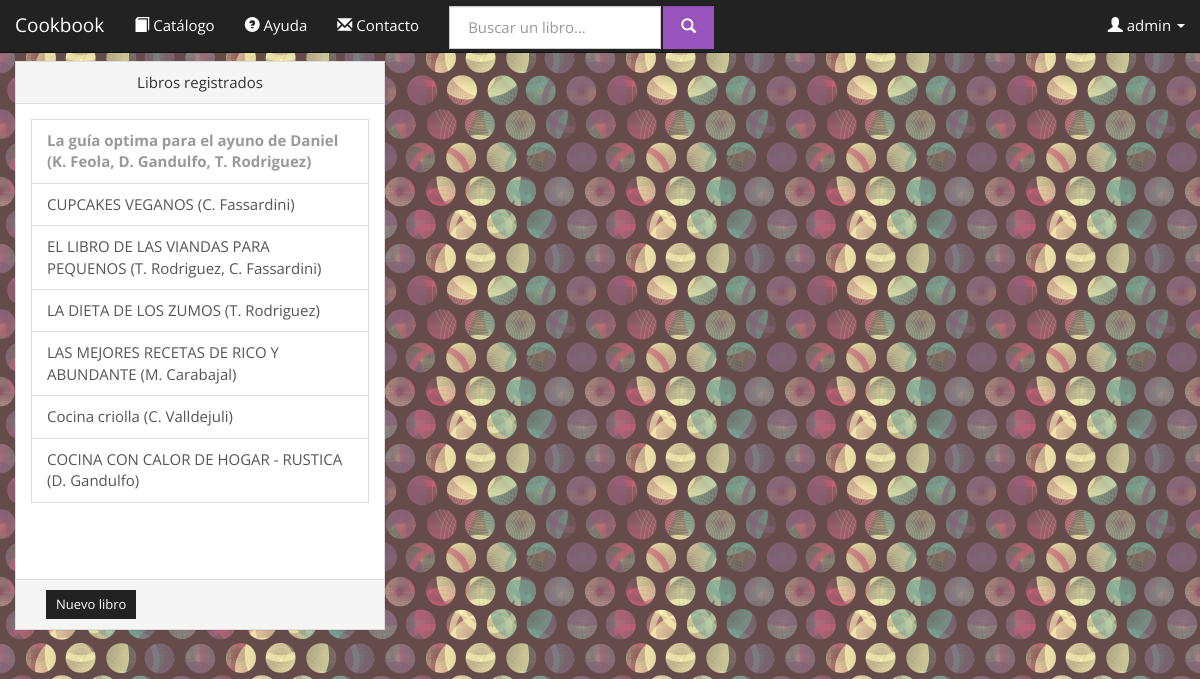
The app's page /cookbooks.com.ar/admin_books.php (signed in) with its own data.
### tables this page shows
CREATE TABLE IF NOT EXISTS `usuarios` (
  `username` varchar(30) NOT NULL,
  `password` varchar(30) NOT NULL,
  `nombre` varchar(30) DEFAULT NULL,
  `apellido` varchar(30) DEFAULT NULL,
  `direccion` varchar(50) DEFAULT NULL,
  `mail` varchar(30) DEFAULT NULL,
  `telefono` varchar(12) DEFAULT NULL,
  `admin` tinyint(1) NOT NULL,
  `fecha_alta` date NOT NULL,
  `fecha_nac` date DEFAULT NULL,
  `enabled` tinyint(1) NOT NULL,
  PRIMARY KEY (`username`)
);

CREATE TABLE IF NOT EXISTS `libros` (
  `ISBN` varchar(10) NOT NULL DEFAULT '',
  `titulo` varchar(50) NOT NULL DEFAULT '',
  `IDIOMA` varchar(40) NOT NULL DEFAULT '',
  `paginas` int(11) NOT NULL DEFAULT '0',
  `precio` float NOT NULL DEFAULT '0',
  `fecha` date NOT NULL DEFAULT '0000-00-00',
  `etiquetas` varchar(100) NOT NULL DEFAULT '',
  `texto` text,
  `tapa` text,
  `eliminado` tinyint(1) NOT NULL DEFAULT '0',
  `hidden` tinyint(1) NOT NULL,
  PRIMARY KEY (`ISBN`)
);

### cookbooks.com.ar/database.php (called while the page is built, shortened)
<?php
class Conexion {
	private $hostname = 'localhost';
	private $port = '8080';
	private $username = 'root';
	private $password = 'F3Dericcio';
	private $dbname = 'cookbookg32';
	private $dbh;
	function conectar(){
		try {
			$this->dbh = new PDO("mysql:host=$this->hostname;dbname=$this->dbname;port=$this->port", $this->username, $this->password, array(PDO::MYSQL_ATTR_INIT_COMMAND => "SET NAMES utf8"));
			return true;
		} catch(PDOException $e) {
			return false;
		}
	}
	function query($statement){
		return $this->dbh->query($statement);
	}
}
class Users{
	static private $conexion;
	static private $initialized = FALSE;
	static function initialize(){
		if (self::$initialized) return;
		self::$conexion = new Conexion;
		self::$initialized = TRUE;
	}
	static function getUserLogin(){
		if (isset($_SESSION['username'])){
			$username = $_SESSION['username'];
			$info = self::$conexion->query("SELECT * FROM usuarios WHERE username='$username' ");
			if ($info->rowCount() == 1){
				$array = $info->fetch(PDO::FETCH_ASSOC);
				return new User($array);
			}else return NULL;
		}else{
			return NULL;
		}
	}
}
class User{
	private	$username,
			$password,
			$nombre,
			$apellido,
			$direccion,
			$email,
			$telefono,
			$fecha_nacimiento,
			$fecha_alta,
			$administrator,
			$enabled;
	function __construct($params){
		$this->username = $params['username'];
	}
	function getUsername(){
		return $this->username;
	}
}
class Books{
	static private $conexion;
	static function initialize(){
		self::$conexion = new Conexion;
	}
	static function getBooksAvailable(){
		$result = self::$conexion->query("
			SELECT L.ISBN, L.titulo, GROUP_CONCAT(E.id_autor) as autores, L.paginas, L.precio, L.IDIOMA, L.fecha, L.etiquetas, L.texto, L.tapa, L.eliminado, L.hidden
			FROM libros L
			LEFT JOIN escribe E ON (L.ISBN=E.isbn)
			GROUP BY L.ISBN
			HAVING (L.eliminado=0)
		");
		$libros = array();
		if ($result){
			$librosDatos = $result->fetchAll(PDO::FETCH_ASSOC);
			foreach ($librosDatos as $key => $info) {
				array_push($libros, new Book($info));
			}
		}
		return $libros;
	}
}
class Book{
	private	$ISBN, $OLD_ISBN,
			$titulo,
			$paginas,
			$precio,
			$idioma,
			$fecha,
			$etiquetas,
			$texto,
			$tapa,
			$eliminado,
			$oculto,
			$autores;
	function __construct($param){
		$this->ISBN = $param['ISBN'];
		$this->titulo = $param['titulo']? $param['titulo']:'';
		$this->oculto = $param['hidden']? $param['hidden']:'0';
		$this->autores = $param['autores']? $param['autores']:'';
	}
	function getISBN(){
		return $this->ISBN;
	}
	function getTitulo(){
		return $this->titulo;
	}
	function getAutoresString(){
		$arreglo= $this->getAutores();
		$string ="";
		foreach ($arreglo as $key => $value) {
			$inicial=$value->getNombre();
			$inicial= $inicial[0];
			$string.=$inicial.'. '.$value->getApellido().", ";
		}
		$string= substr ($string, 0, -2);
		return $string;
	}
	function getAutores(){
		$autores_ids = explode(",", $this->autores);
		$result= Array();
		foreach ($autores_ids as $key => $value) {
			$autor = Authors::getAuthor($value);
			if ($autor)	array_push($result, $autor);
		}
		return $result;
	}
	function getOculto(){
		return $this->oculto;
	}
}
class Authors{
	static private $initialized = FALSE;
	static private $conexion;
	private static function initialize(){
		if (self::$initialized) return;
		self::$conexion = new Conexion;
		self::$initialized = TRUE;
	}
	public static function getAuthor($ID){
		$result = self::$conexion->query("
			SELECT *
			FROM autor
			WHERE (ID=$ID)AND(eliminado=0)
			LIMIT 1
		");
		if ($result && $result->rowCount()>0) return new Author($result->fetch(PDO::FETCH_ASSOC));
		else return NULL;
	}
}
class Author{
	private	$ID,
			$nombre,
			$apellido,
			$fecha_nacimiento,
			$lugar_nacimiento,
			$eliminado;
	function __construct($params){
		$this->nombre = $params['nombre']? $params['nombre']: "";
		$this->apellido = $params['apellido']? $params['apellido']:"";
	}
	function getNombre(){
		return $this->nombre;
	}
	function getApellido(){
		return $this->apellido;
	}
}
		?>

### cookbooks.com.ar/admin_books.php (the view, shortened to what this page needs)
<?php include_once('database.php'); ?>
<!DOCTYPE html>
<html lang="es">
    <head>
        <link href="bootstrap-3.1.1-dist/css/bootstrap_Cosmo.css" rel="stylesheet" media="screen">
		<link href="website/uploadFile/uploadfile.min.css" rel="stylesheet">
    </head>
    <body>
        <?php include_once('navigation.php'); ?>
        <?php
			$ID_ACTIVE = -1;		if (isset($_REQUEST['id'])) $ID_ACTIVE = $_REQUEST['id'];
	    ?>
        <div class="container-fluid text-center">
            <div class="row">
                <div class="col-md-4">
                	<div class="panel panel-default">
                		<div class="panel-heading">Libros registrados</div>
                		<div class="panel-body" style="max-height: 475px; min-height:475px; overflow-y: scroll;">
                			<div class="list-group text-left">
                				<?php
	            					$libros = Books::getBooksAvailable();
	            					foreach ($libros as $key => $value) {
            					?>
										<a	id="libro_<?php echo $value->getISBN(); ?>"
											href="admin_books.php?id=<?php echo $value->getISBN(); ?>"
											<?php if ($value->getOculto()){ ?>
											style="color: #999999; font-weight: bold;"
											<?php } ?>
											class="list-group-item <?php if ($ID_ACTIVE==$value->getISBN()) echo 'active' ?>"
											>
											<?php echo $value->getTitulo().' ('.$value->getAutoresString().')'; ?>
										</a>
								<?php
									}
								?>
                			</div>
                		</div>
                		<div class="panel-footer">
                			<div class="container-fluid">
	                			<a class="btn btn-sm btn-default pull-left" onclick="window.location.href='admin_books.php?new=1'">Nuevo libro</a>
                			</div>
                		</div>
                	</div>
                </div>
            </div>
        </div>
    </body>
</html>

### cookbooks.com.ar/navigation.php (shortened to what this page needs)
<?php include_once('database.php'); ?>
<div id ="navigationWrapper">
	<nav class="navbar navbar-default navbar-fixed-top" role="navigation">
	  <div class="container-fluid">
	    <div class="navbar-header">
	      <a class="navbar-brand" href="./">Cookbook</a>
	    </div>
	    <div class="collapse navbar-collapse" id="bs-navbar-collapse-1">
	    	<div class="">
				<ul class="nav navbar-nav">
					<li><a href="books.php" ><span class="glyphicon glyphicon-book"></span> Catálogo</a></li>
		        	<li><a href="help.php"><span class="glyphicon glyphicon-question-sign"></span> Ayuda</a></li>
		        	<li><a href="contact.php"><span class="glyphicon glyphicon-envelope"></span> Contacto</a></li>
				</ul>
			</div>
			<div class="">
				<form class="navbar-form navbar-left" action="books.php" method="get" role="search">
					<div class="form-group" style="padding-top: 2px; padding-bottom: 0px;">
						<input type="text" name="query" class=" form-control" placeholder="Buscar un libro..." >
						<button type="submit" class="btn btn-info form-control" style="margin-left: -2px;" ><span class="glyphicon glyphicon-search"></span> </button>
					</div>
				</form>
				<ul class="nav navbar-nav navbar-right">
					<?php
					if ($user = Users::getUserLogin()){
					?>
				            <li class="dropdown">
				                <a href="#" class="dropdown-toggle" data-toggle="dropdown"><span class="glyphicon glyphicon-user"></span>&nbsp;<?php echo $user->getUsername(); ?>&nbsp;<b class="caret"></b></a>
				            </li>
			    	<?php } ?>
				</ul>
			</div>
	    </div>
	  </div>
	</nav>
	<p style="height: 50px"></p>
</div>

### cookbooks.com.ar/admin_books.php (style rules this page uses)
body { background-image: url('website/img/1672440.png'); }

### records on screen
usuarios: username "admin"
libros: titulo "La guía optima para el ayuno de Daniel", AutoresString "K. Feola, D. Gandulfo, T. Rodriguez"
libros: titulo "CUPCAKES VEGANOS", AutoresString "C. Fassardini"
libros: titulo "EL LIBRO DE LAS VIANDAS PARA PEQUENOS", AutoresString "T. Rodriguez, C. Fassardini"
libros: titulo "LA DIETA DE LOS ZUMOS", AutoresString "T. Rodriguez"
libros: titulo "LAS MEJORES RECETAS DE RICO Y ABUNDANTE", AutoresString "M. Carabajal"
libros: titulo "Cocina criolla", AutoresString "C. Valldejuli"
libros: titulo "COCINA CON CALOR DE HOGAR - RUSTICA", AutoresString "D. Gandulfo"
